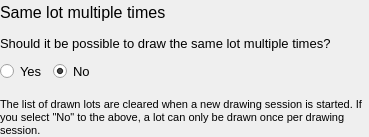
<?xml version="1.0" encoding="UTF-8"?>
<ui version="4.0">
 <class>ConfigureUniqueResultsWidget</class>
 <widget class="QWidget" name="ConfigureUniqueResultsWidget">
  <property name="geometry">
   <rect>
    <x>0</x>
    <y>0</y>
    <width>369</width>
    <height>137</height>
   </rect>
  </property>
  <property name="windowTitle">
   <string/>
  </property>
  <layout class="QVBoxLayout" name="verticalLayout">
   <property name="leftMargin">
    <number>0</number>
   </property>
   <property name="topMargin">
    <number>0</number>
   </property>
   <property name="rightMargin">
    <number>0</number>
   </property>
   <property name="bottomMargin">
    <number>0</number>
   </property>
   <item>
    <widget class="QLabel" name="label">
     <property name="font">
      <font>
       <pointsize>12</pointsize>
      </font>
     </property>
     <property name="text">
      <string>Same lot multiple times</string>
     </property>
    </widget>
   </item>
   <item>
    <widget class="QLabel" name="label_2">
     <property name="font">
      <font>
       <pointsize>10</pointsize>
      </font>
     </property>
     <property name="text">
      <string>Should it be possible to draw the same lot multiple times?</string>
     </property>
    </widget>
   </item>
   <item>
    <layout class="QHBoxLayout" name="horizontalLayout">
     <item>
      <widget class="QRadioButton" name="yesRadio">
       <property name="sizePolicy">
        <sizepolicy hsizetype="Maximum" vsizetype="Fixed">
         <horstretch>0</horstretch>
         <verstretch>0</verstretch>
        </sizepolicy>
       </property>
       <property name="font">
        <font>
         <pointsize>10</pointsize>
        </font>
       </property>
       <property name="text">
        <string>Yes</string>
       </property>
       <attribute name="buttonGroup">
        <string notr="true">buttonGroup</string>
       </attribute>
      </widget>
     </item>
     <item>
      <widget class="QRadioButton" name="noRadio">
       <property name="sizePolicy">
        <sizepolicy hsizetype="Maximum" vsizetype="Fixed">
         <horstretch>0</horstretch>
         <verstretch>0</verstretch>
        </sizepolicy>
       </property>
       <property name="font">
        <font>
         <pointsize>10</pointsize>
        </font>
       </property>
       <property name="text">
        <string>No</string>
       </property>
       <property name="checked">
        <bool>true</bool>
       </property>
       <attribute name="buttonGroup">
        <string notr="true">buttonGroup</string>
       </attribute>
      </widget>
     </item>
     <item>
      <spacer name="horizontalSpacer">
       <property name="orientation">
        <enum>Qt::Horizontal</enum>
       </property>
       <property name="sizeHint" stdset="0">
        <size>
         <width>40</width>
         <height>20</height>
        </size>
       </property>
      </spacer>
     </item>
    </layout>
   </item>
   <item>
    <spacer name="verticalSpacer">
     <property name="orientation">
      <enum>Qt::Vertical</enum>
     </property>
     <property name="sizeType">
      <enum>QSizePolicy::Fixed</enum>
     </property>
     <property name="sizeHint" stdset="0">
      <size>
       <width>20</width>
       <height>10</height>
      </size>
     </property>
    </spacer>
   </item>
   <item>
    <widget class="QLabel" name="label_3">
     <property name="font">
      <font>
       <pointsize>8</pointsize>
      </font>
     </property>
     <property name="text">
      <string>The list of drawn lots are cleared when a new drawing session is started. If you select &quot;No&quot; to the above, a lot can only be drawn once per drawing session.</string>
     </property>
     <property name="wordWrap">
      <bool>true</bool>
     </property>
    </widget>
   </item>
  </layout>
 </widget>
 <resources/>
 <connections/>
 <buttongroups>
  <buttongroup name="buttonGroup"/>
 </buttongroups>
</ui>
